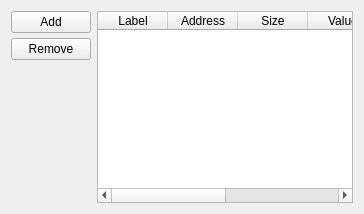
          <widget class="QWidget" name="tab">
           <attribute name="title">
            <string>Watchpoints</string>
           </attribute>
           <layout class="QHBoxLayout" name="horizontalLayout_24">
            <item>
             <layout class="QVBoxLayout" name="verticalLayout_24">
              <property name="spacing">
               <number>5</number>
              </property>
              <property name="rightMargin">
               <number>0</number>
              </property>
              <item>
               <widget class="QPushButton" name="buttonAddWatchpoint">
                <property name="sizePolicy">
                 <sizepolicy hsizetype="Minimum" vsizetype="Fixed">
                  <horstretch>0</horstretch>
                  <verstretch>0</verstretch>
                 </sizepolicy>
                </property>
                <property name="focusPolicy">
                 <enum>Qt::NoFocus</enum>
                </property>
                <property name="text">
                 <string>Add</string>
                </property>
                <property name="icon">
                 <iconset resource="resources.qrc">
                  <normaloff>:/icons/resources/icons/plus.png</normaloff>:/icons/resources/icons/plus.png</iconset>
                </property>
               </widget>
              </item>
              <item>
               <widget class="QPushButton" name="buttonRemoveWatchpoint">
                <property name="sizePolicy">
                 <sizepolicy hsizetype="Minimum" vsizetype="Fixed">
                  <horstretch>0</horstretch>
                  <verstretch>0</verstretch>
                 </sizepolicy>
                </property>
                <property name="focusPolicy">
                 <enum>Qt::NoFocus</enum>
                </property>
                <property name="text">
                 <string>Remove</string>
                </property>
                <property name="icon">
                 <iconset resource="resources.qrc">
                  <normaloff>:/icons/resources/icons/minus.png</normaloff>:/icons/resources/icons/minus.png</iconset>
                </property>
               </widget>
              </item>
              <item>
               <spacer name="watchSpacer">
                <property name="orientation">
                 <enum>Qt::Vertical</enum>
                </property>
                <property name="sizeHint" stdset="0">
                 <size>
                  <width>20</width>
                  <height>40</height>
                 </size>
                </property>
               </spacer>
              </item>
             </layout>
            </item>
            <item>
             <widget class="QTableWidget" name="watchpointView">
              <property name="focusPolicy">
               <enum>Qt::NoFocus</enum>
              </property>
              <property name="horizontalScrollBarPolicy">
               <enum>Qt::ScrollBarAsNeeded</enum>
              </property>
              <property name="sizeAdjustPolicy">
               <enum>QAbstractScrollArea::AdjustIgnored</enum>
              </property>
              <property name="autoScroll">
               <bool>false</bool>
              </property>
              <property name="editTriggers">
               <set>QAbstractItemView::AllEditTriggers</set>
              </property>
              <property name="tabKeyNavigation">
               <bool>false</bool>
              </property>
              <property name="showDropIndicator" stdset="0">
               <bool>false</bool>
              </property>
              <property name="dragDropOverwriteMode">
               <bool>false</bool>
              </property>
              <property name="selectionMode">
               <enum>QAbstractItemView::SingleSelection</enum>
              </property>
              <property name="selectionBehavior">
               <enum>QAbstractItemView::SelectRows</enum>
              </property>
              <property name="textElideMode">
               <enum>Qt::ElideLeft</enum>
              </property>
              <property name="horizontalScrollMode">
               <enum>QAbstractItemView::ScrollPerItem</enum>
              </property>
              <property name="gridStyle">
               <enum>Qt::SolidLine</enum>
              </property>
              <property name="sortingEnabled">
               <bool>false</bool>
              </property>
              <property name="wordWrap">
               <bool>false</bool>
              </property>
              <property name="cornerButtonEnabled">
               <bool>false</bool>
              </property>
              <attribute name="horizontalHeaderCascadingSectionResizes">
               <bool>false</bool>
              </attribute>
              <attribute name="horizontalHeaderDefaultSectionSize">
               <number>70</number>
              </attribute>
              <attribute name="horizontalHeaderHighlightSections">
               <bool>false</bool>
              </attribute>
              <attribute name="horizontalHeaderMinimumSectionSize">
               <number>10</number>
              </attribute>
              <attribute name="horizontalHeaderShowSortIndicator" stdset="0">
               <bool>false</bool>
              </attribute>
              <attribute name="horizontalHeaderStretchLastSection">
               <bool>false</bool>
              </attribute>
              <attribute name="verticalHeaderVisible">
               <bool>false</bool>
              </attribute>
              <attribute name="verticalHeaderCascadingSectionResizes">
               <bool>false</bool>
              </attribute>
              <attribute name="verticalHeaderDefaultSectionSize">
               <number>23</number>
              </attribute>
              <attribute name="verticalHeaderHighlightSections">
               <bool>false</bool>
              </attribute>
              <column>
               <property name="text">
                <string>Label</string>
               </property>
              </column>
              <column>
               <property name="text">
                <string>Address</string>
               </property>
              </column>
              <column>
               <property name="text">
                <string>Size</string>
               </property>
              </column>
              <column>
               <property name="text">
                <string>Value</string>
               </property>
              </column>
              <column>
               <property name="text">
                <string>Break Read</string>
               </property>
              </column>
              <column>
               <property name="text">
                <string>Break Write</string>
               </property>
              </column>
             </widget>
            </item>
           </layout>
          </widget>
